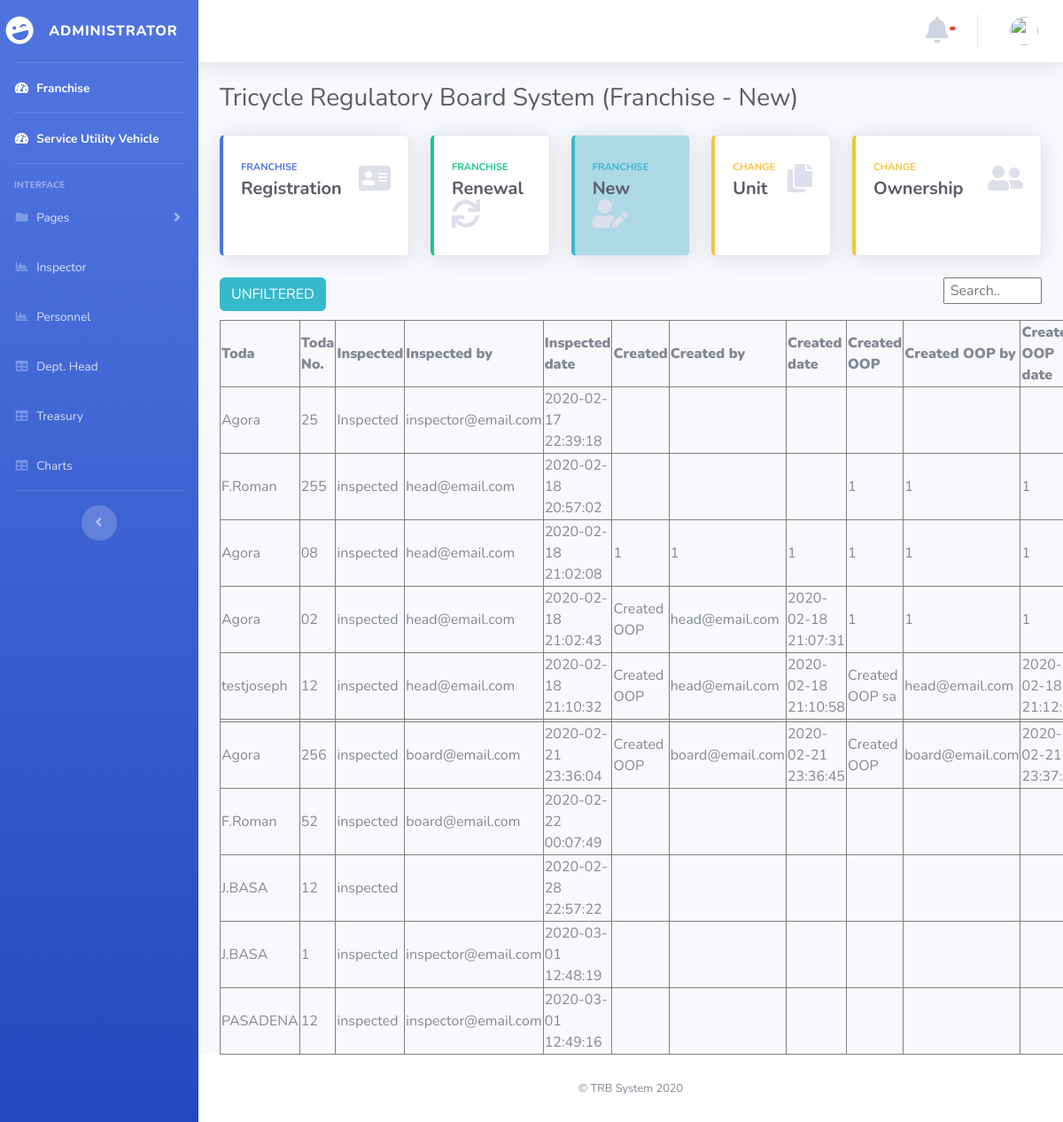
The page /atty/new_logs.php on the database its author committed.
### tables this page shows
CREATE TABLE `new_logs` (
  `id_log` int(6) NOT NULL,
  `toda` text NOT NULL,
  `toda_no` text NOT NULL,
  `inspected` text NOT NULL,
  `inspected_by` text NOT NULL,
  `inspected_date` text NOT NULL,
  `created_oop` text NOT NULL,
  `created_oop_by` text NOT NULL,
  `created_oop_date` text NOT NULL,
  `payment_received` text NOT NULL,
  `payment_received_by` text NOT NULL,
  `payment_received_date` text NOT NULL,
  `created_new` text NOT NULL,
  `created_new_by` text NOT NULL,
  `created_new_date` text NOT NULL
);

### atty/new_logs.php (the view, shortened to what this page needs)
<!DOCTYPE html>
<html lang="en">
<head>
  <link href="../vendor/fontawesome-free/css/all.min.css" rel="stylesheet" type="text/css">
  <link href="../css/sb-admin-2.min.css" rel="stylesheet">
</head>
<body id="page-top">
  <?php require('nav.php');  ?>
        <div class="container-fluid">
          <div class="d-sm-flex align-items-center justify-content-between mb-4">
            <h1 class="h3 mb-0 text-gray-800">Tricycle Regulatory Board System (Franchise - New)</h1>
          </div>
          <div class="row">
            <div class="col-xl-3 col-md-6 mb-4">
              <a href="registration.php">
              <div class="card border-left-primary shadow h-100 py-2">
                <div class="card-body">
                  <div class="row no-gutters align-items-center">
                    <div class="col mr-2">
                      <div class="text-xs font-weight-bold text-primary text-uppercase mb-1">Franchise</div>
                      <div class="h5 mb-0 font-weight-bold text-gray-800">Registration</div>
                    </div>
                    <div class="col-auto">
                      <i class="fas fa-address-card fa-2x text-gray-300"></i>
                    </div>
                  </div>
                </div>
              </div>
              </a>
            </div>
            <div class="col-xl-2 col-md-6 mb-4">
              <a href="renewal.php">
              <div class="card border-left-success shadow h-100 py-2">
                <div class="card-body">
                  <div class="row no-gutters align-items-center">
                    <div class="col mr-2">
                      <div class="text-xs font-weight-bold text-success text-uppercase mb-1">FRANCHISE</div>
                      <div class="h5 mb-0 font-weight-bold text-gray-800">Renewal</div>
                    </div>
                    <div class="col-auto">
                      <i class="fas fa-sync fa-2x text-gray-300"></i>
                    </div>
                  </div>
                </div>
              </div>
              </a>
            </div>
            <div class="col-xl-2 col-md-6 mb-4">
              <a href="new.php">
              <div class="card border-left-info shadow h-100 py-2" style="background-color:lightblue;">
                <div class="card-body">
                  <div class="row no-gutters align-items-center">
                    <div class="col mr-2">
                      <div class="text-xs font-weight-bold text-info text-uppercase mb-1">Franchise</div>
                      <div class="row no-gutters align-items-center">
                        <div class="col-auto">
                          <div class="h5 mb-0 mr-3 font-weight-bold text-gray-800">New</div>
                        </div>
                      </div>
                    </div>
                    <div class="col-auto">
                      <i class="fas fa-user-edit fa-2x text-gray-300"></i>
                    </div>
                  </div>
                </div>
              </div>
              </a>
            </div>
            <div class="col-xl-2 col-md-6 mb-4">
              <a href="change_unit.php">
              <div class="card border-left-warning shadow h-100 py-2">
                <div class="card-body">
                  <div class="row no-gutters align-items-center">
                    <div class="col mr-2">
                      <div class="text-xs font-weight-bold text-warning text-uppercase mb-1">Change </div>
                      <div class="h5 mb-0 font-weight-bold text-gray-800">Unit</div>
                    </div>
                    <div class="col-auto">
                      <i class="fas fa-copy fa-2x text-gray-300"></i>
                    </div>
                  </div>
                </div>
              </div>
              </a>
            </div>
          <div class="col-xl-3 col-md-6 mb-4">
            <a href="change_ownership.php">
            <div class="card border-left-warning shadow h-100 py-2">
              <div class="card-body">
                <div class="row no-gutters align-items-center">
                  <div class="col mr-2">
                    <div class="text-xs font-weight-bold text-warning text-uppercase mb-1">Change</div>
                    <div class="h5 mb-0 font-weight-bold text-gray-800"> Ownership</div>
                  </div>
                  <div class="col-auto">
                    <i class="fas fa-user-friends fa-2x text-gray-300"></i>
                  </div>
                </div>
              </div>
            </div>
            </a>
          </div>
        </div>
 <div >
   <a href="index.php" class="btn btn-info" style="margin-bottom: 1%;">UNFILTERED</a>
   <input id="myInput" type="text" placeholder=" Search.." style="display: ; float: right; width: 12%;  ">
 </div>
       <?php
require ("../database.php");
$result = ' SELECT *
            FROM new_logs;';
  $statement = $connection->prepare($result);
      $statement->execute();
      $payments = $statement->fetchAll(PDO::FETCH_OBJ);
echo "<table border='1'  class='' id='dataTables-example' >
<tr>
<th><b>Toda</b></td></th>
<th><b>Toda No.</b></td></th>
<th><b>Inspected</b></td></th>
<th><b>Inspected by</b></td></th>
<th><b>Inspected date</b></td></th>
<th><b>Created</b></td></th>
<th><b>Created by</b></td></th>
<th><b>Created date</b></td></th>
<th><b>Created OOP</b></td></th>
<th><b>Created OOP by</b></td></th>
<th><b>Created OOP date</b></td></th>
<th><b>Payment</b></td></th>
<th><b>Payment Received by</b></td></th>
<th><b>Payment Received date</b></td></th>
<tbody id='myTable'>";
   foreach($payments as $package):
    echo "<tr id=".$package->id_log.">";
    echo "<td >".$package->toda."</td>";
    echo "<td >".$package->toda_no."</td>";
    echo "<td >".$package->inspected."</td>";
    echo "<td >".$package->inspected_by."</td>";
    echo "<td >".$package->inspected_date."</td>";
    echo "<td >".$package->created_new."</td>";
    echo "<td >".$package->created_new_by."</td>";
    echo "<td >".$package->created_new_date."</td>";
    echo "<td >".$package->created_oop."</td>";
    echo "<td >".$package->created_oop_by."</td>";
    echo "<td >".$package->created_oop_date."</td>";
     echo "</tr>";
 endforeach;
 echo "
 </tbody>
 </table>";
?>
        </div>
      </div>
      <footer class="sticky-footer bg-white">
        <div class="container my-auto">
          <div class="copyright text-center my-auto">
            <span>© TRB System 2020</span>
          </div>
        </div>
      </footer>
    </div>
  </div>
</body>
</html>

### rows shown on the page
new_logs: toda "Agora", toda_no "25", inspected "Inspected", inspected_by "inspector@email.com", inspected_date "2020-02-17 22:39:18"
new_logs: toda "F.Roman", toda_no "255", inspected "inspected", inspected_by "head@email.com", inspected_date "2020-02-18 20:57:02", created_oop "1", created_oop_by "1", created_oop_date "1"
new_logs: toda "Agora", toda_no "08", inspected "inspected", inspected_by "head@email.com", inspected_date "2020-02-18 21:02:08", created_new "1", created_new_by "1", created_new_date "1", created_oop "1", created_oop_by "1", created_oop_date "1"
new_logs: toda "Agora", toda_no "02", inspected "inspected", inspected_by "head@email.com", inspected_date "2020-02-18 21:02:43", created_new "Created OOP", created_new_by "head@email.com", created_new_date "2020-02-18 21:07:31", created_oop "1", created_oop_by "1", created_oop_date "1"
new_logs: toda "testjoseph", toda_no "12", inspected "inspected", inspected_by "head@email.com", inspected_date "2020-02-18 21:10:32", created_new "Created OOP", created_new_by "head@email.com", created_new_date "2020-02-18 21:10:58", created_oop "Created OOP sa", created_oop_by "head@email.com", created_oop_date "2020-02-18…"
new_logs: toda "Agora", toda_no "256", inspected "inspected", inspected_by "board@email.com", inspected_date "2020-02-21 23:36:04", created_new "Created OOP", created_new_by "board@email.com", created_new_date "2020-02-21 23:36:45", created_oop "Created OOP", created_oop_by "board@email.com", created_oop_date "2020-02-21…"
new_logs: toda "F.Roman", toda_no "52", inspected "inspected", inspected_by "board@email.com", inspected_date "2020-02-22 00:07:49"
new_logs: toda "J.BASA", toda_no "12", inspected "inspected", inspected_date "2020-02-28 22:57:22"
new_logs: toda "J.BASA", toda_no "1", inspected "inspected", inspected_by "inspector@email.com", inspected_date "2020-03-01 12:48:19"
new_logs: toda "PASADENA", toda_no "12", inspected "inspected", inspected_by "inspector@email.com", inspected_date "2020-03-01 12:49:16"
